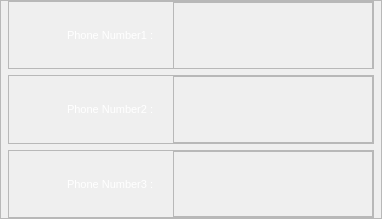
                  <widget class="QFrame" name="frame_185">
                   <property name="sizePolicy">
                    <sizepolicy hsizetype="Expanding" vsizetype="Expanding">
                     <horstretch>11</horstretch>
                     <verstretch>8</verstretch>
                    </sizepolicy>
                   </property>
                   <property name="minimumSize">
                    <size>
                     <width>200</width>
                     <height>111</height>
                    </size>
                   </property>
                   <property name="frameShape">
                    <enum>QFrame::StyledPanel</enum>
                   </property>
                   <property name="frameShadow">
                    <enum>QFrame::Raised</enum>
                   </property>
                   <layout class="QVBoxLayout" name="verticalLayout_103">
                    <property name="leftMargin">
                     <number>7</number>
                    </property>
                    <property name="topMargin">
                     <number>0</number>
                    </property>
                    <property name="rightMargin">
                     <number>7</number>
                    </property>
                    <property name="bottomMargin">
                     <number>0</number>
                    </property>
                    <item>
                     <widget class="QFrame" name="frame_186">
                      <property name="sizePolicy">
                       <sizepolicy hsizetype="Expanding" vsizetype="Expanding">
                        <horstretch>1</horstretch>
                        <verstretch>8</verstretch>
                       </sizepolicy>
                      </property>
                      <property name="minimumSize">
                       <size>
                        <width>200</width>
                        <height>32</height>
                       </size>
                      </property>
                      <property name="maximumSize">
                       <size>
                        <width>16777215</width>
                        <height>100</height>
                       </size>
                      </property>
                      <property name="styleSheet">
                       <string notr="true">#frame_186{
	
	border-image: url(:/images/phptps/frame 1-01.svg);

}</string>
                      </property>
                      <property name="frameShape">
                       <enum>QFrame::StyledPanel</enum>
                      </property>
                      <property name="frameShadow">
                       <enum>QFrame::Raised</enum>
                      </property>
                      <layout class="QHBoxLayout" name="horizontalLayout_112">
                       <property name="leftMargin">
                        <number>0</number>
                       </property>
                       <property name="topMargin">
                        <number>0</number>
                       </property>
                       <property name="rightMargin">
                        <number>0</number>
                       </property>
                       <property name="bottomMargin">
                        <number>0</number>
                       </property>
                       <item>
                        <widget class="QFrame" name="frame_187">
                         <property name="sizePolicy">
                          <sizepolicy hsizetype="Expanding" vsizetype="Expanding">
                           <horstretch>1</horstretch>
                           <verstretch>3</verstretch>
                          </sizepolicy>
                         </property>
                         <property name="minimumSize">
                          <size>
                           <width>200</width>
                           <height>67</height>
                          </size>
                         </property>
                         <property name="maximumSize">
                          <size>
                           <width>16777215</width>
                           <height>16777215</height>
                          </size>
                         </property>
                         <property name="styleSheet">
                          <string notr="true">#frame_187{
	border:none;
	background-color: none;

}</string>
                         </property>
                         <property name="frameShape">
                          <enum>QFrame::StyledPanel</enum>
                         </property>
                         <property name="frameShadow">
                          <enum>QFrame::Raised</enum>
                         </property>
                         <layout class="QHBoxLayout" name="horizontalLayout_113">
                          <property name="leftMargin">
                           <number>0</number>
                          </property>
                          <property name="topMargin">
                           <number>0</number>
                          </property>
                          <property name="rightMargin">
                           <number>0</number>
                          </property>
                          <property name="bottomMargin">
                           <number>0</number>
                          </property>
                          <item>
                           <widget class="QLabel" name="temp_image_down_44">
                            <property name="sizePolicy">
                             <sizepolicy hsizetype="Expanding" vsizetype="Expanding">
                              <horstretch>2</horstretch>
                              <verstretch>2</verstretch>
                             </sizepolicy>
                            </property>
                            <property name="minimumSize">
                             <size>
                              <width>52</width>
                              <height>39</height>
                             </size>
                            </property>
                            <property name="styleSheet">
                             <string notr="true">
image: url(:/images/phptps/iconsetting-10.svg);
margin:13</string>
                            </property>
                            <property name="text">
                             <string/>
                            </property>
                           </widget>
                          </item>
                          <item>
                           <widget class="QLabel" name="curent_temp_label_38">
                            <property name="sizePolicy">
                             <sizepolicy hsizetype="Expanding" vsizetype="Expanding">
                              <horstretch>8</horstretch>
                              <verstretch>8</verstretch>
                             </sizepolicy>
                            </property>
                            <property name="minimumSize">
                             <size>
                              <width>100</width>
                              <height>32</height>
                             </size>
                            </property>
                            <property name="font">
                             <font>
                              <pointsize>8</pointsize>
                             </font>
                            </property>
                            <property name="styleSheet">
                             <string notr="true">
	
		color: white;
	
</string>
                            </property>
                            <property name="text">
                             <string>Phone Number1 :</string>
                            </property>
                           </widget>
                          </item>
                          <item>
                           <widget class="QFrame" name="frame_188">
                            <property name="sizePolicy">
                             <sizepolicy hsizetype="Expanding" vsizetype="Expanding">
                              <horstretch>8</horstretch>
                              <verstretch>8</verstretch>
                             </sizepolicy>
                            </property>
                            <property name="minimumSize">
                             <size>
                              <width>200</width>
                              <height>0</height>
                             </size>
                            </property>
                            <property name="inputMethodHints">
                             <set>Qt::ImhFormattedNumbersOnly</set>
                            </property>
                            <property name="frameShape">
                             <enum>QFrame::StyledPanel</enum>
                            </property>
                            <property name="frameShadow">
                             <enum>QFrame::Raised</enum>
                            </property>
                            <layout class="QHBoxLayout" name="horizontalLayout_114">
                             <property name="topMargin">
                              <number>0</number>
                             </property>
                             <property name="rightMargin">
                              <number>21</number>
                             </property>
                             <property name="bottomMargin">
                              <number>0</number>
                             </property>
                             <item>
                              <widget class="QLineEdit" name="lineEdit_2">
                               <property name="sizePolicy">
                                <sizepolicy hsizetype="Expanding" vsizetype="Expanding">
                                 <horstretch>8</horstretch>
                                 <verstretch>8</verstretch>
                                </sizepolicy>
                               </property>
                               <property name="styleSheet">
                                <string notr="true">background-color: transparent;
border:none</string>
                               </property>
                              </widget>
                             </item>
                            </layout>
                           </widget>
                          </item>
                         </layout>
                        </widget>
                       </item>
                      </layout>
                     </widget>
                    </item>
                    <item>
                     <widget class="QFrame" name="frame_189">
                      <property name="sizePolicy">
                       <sizepolicy hsizetype="Expanding" vsizetype="Expanding">
                        <horstretch>1</horstretch>
                        <verstretch>8</verstretch>
                       </sizepolicy>
                      </property>
                      <property name="minimumSize">
                       <size>
                        <width>200</width>
                        <height>32</height>
                       </size>
                      </property>
                      <property name="maximumSize">
                       <size>
                        <width>16777215</width>
                        <height>100</height>
                       </size>
                      </property>
                      <property name="styleSheet">
                       <string notr="true">#frame_189{
	
	border-image: url(:/images/phptps/frame 1-01.svg);

}</string>
                      </property>
                      <property name="frameShape">
                       <enum>QFrame::StyledPanel</enum>
                      </property>
                      <property name="frameShadow">
                       <enum>QFrame::Raised</enum>
                      </property>
                      <layout class="QHBoxLayout" name="horizontalLayout_115">
                       <property name="leftMargin">
                        <number>0</number>
                       </property>
                       <property name="topMargin">
                        <number>0</number>
                       </property>
                       <property name="rightMargin">
                        <number>0</number>
                       </property>
                       <property name="bottomMargin">
                        <number>0</number>
                       </property>
                       <item>
                        <widget class="QFrame" name="frame_190">
                         <property name="sizePolicy">
                          <sizepolicy hsizetype="Expanding" vsizetype="Expanding">
                           <horstretch>1</horstretch>
                           <verstretch>3</verstretch>
                          </sizepolicy>
                         </property>
                         <property name="minimumSize">
                          <size>
                           <width>200</width>
                           <height>67</height>
                          </size>
                         </property>
                         <property name="maximumSize">
                          <size>
                           <width>16777215</width>
                           <height>120</height>
                          </size>
                         </property>
                         <property name="styleSheet">
                          <string notr="true">#frame_190{
	border:none;
	background-color: none;

}</string>
                         </property>
                         <property name="frameShape">
                          <enum>QFrame::StyledPanel</enum>
                         </property>
                         <property name="frameShadow">
                          <enum>QFrame::Raised</enum>
                         </property>
                         <layout class="QHBoxLayout" name="horizontalLayout_116">
                          <property name="leftMargin">
                           <number>0</number>
                          </property>
                          <property name="topMargin">
                           <number>0</number>
                          </property>
                          <property name="rightMargin">
                           <number>0</number>
                          </property>
                          <property name="bottomMargin">
                           <number>0</number>
                          </property>
                          <item>
                           <widget class="QLabel" name="temp_image_down_45">
                            <property name="sizePolicy">
                             <sizepolicy hsizetype="Expanding" vsizetype="Expanding">
                              <horstretch>2</horstretch>
                              <verstretch>2</verstretch>
                             </sizepolicy>
                            </property>
                            <property name="minimumSize">
                             <size>
                              <width>52</width>
                              <height>39</height>
                             </size>
                            </property>
                            <property name="styleSheet">
                             <string notr="true">
image: url(:/images/phptps/iconsetting-10.svg);
margin:13</string>
                            </property>
                            <property name="text">
                             <string/>
                            </property>
                           </widget>
                          </item>
                          <item>
                           <widget class="QLabel" name="curent_temp_label_39">
                            <property name="sizePolicy">
                             <sizepolicy hsizetype="Expanding" vsizetype="Expanding">
                              <horstretch>8</horstretch>
                              <verstretch>8</verstretch>
                             </sizepolicy>
                            </property>
                            <property name="minimumSize">
                             <size>
                              <width>100</width>
                              <height>32</height>
                             </size>
                            </property>
                            <property name="font">
                             <font>
                              <pointsize>8</pointsize>
                             </font>
                            </property>
                            <property name="styleSheet">
                             <string notr="true">
	
		color: white;
	
</string>
                            </property>
                            <property name="text">
                             <string>Phone Number2 :</string>
                            </property>
                           </widget>
                          </item>
                          <item>
                           <widget class="QFrame" name="frame_191">
                            <property name="sizePolicy">
                             <sizepolicy hsizetype="Expanding" vsizetype="Expanding">
                              <horstretch>8</horstretch>
                              <verstretch>8</verstretch>
                             </sizepolicy>
                            </property>
                            <property name="minimumSize">
                             <size>
                              <width>200</width>
                              <height>0</height>
                             </size>
                            </property>
                            <property name="inputMethodHints">
                             <set>Qt::ImhFormattedNumbersOnly</set>
                            </property>
                            <property name="frameShape">
                             <enum>QFrame::StyledPanel</enum>
                            </property>
                            <property name="frameShadow">
                             <enum>QFrame::Raised</enum>
                            </property>
                            <layout class="QHBoxLayout" name="horizontalLayout_117">
                             <property name="topMargin">
                              <number>0</number>
                             </property>
                             <property name="rightMargin">
                              <number>21</number>
                             </property>
                             <property name="bottomMargin">
                              <number>0</number>
                             </property>
                             <item>
                              <widget class="QLineEdit" name="lineEdit_3">
                               <property name="sizePolicy">
                                <sizepolicy hsizetype="Expanding" vsizetype="Expanding">
                                 <horstretch>8</horstretch>
                                 <verstretch>8</verstretch>
                                </sizepolicy>
                               </property>
                               <property name="styleSheet">
                                <string notr="true">background-color: transparent;
border:none</string>
                               </property>
                              </widget>
                             </item>
                            </layout>
                           </widget>
                          </item>
                         </layout>
                        </widget>
                       </item>
                      </layout>
                     </widget>
                    </item>
                    <item>
                     <widget class="QFrame" name="frame_192">
                      <property name="sizePolicy">
                       <sizepolicy hsizetype="Expanding" vsizetype="Expanding">
                        <horstretch>1</horstretch>
                        <verstretch>8</verstretch>
                       </sizepolicy>
                      </property>
                      <property name="minimumSize">
                       <size>
                        <width>200</width>
                        <height>67</height>
                       </size>
                      </property>
                      <property name="maximumSize">
                       <size>
                        <width>16777215</width>
                        <height>100</height>
                       </size>
                      </property>
                      <property name="styleSheet">
                       <string notr="true">#frame_192{
	
	border-image: url(:/images/phptps/frame 1-01.svg);

}</string>
                      </property>
                      <property name="frameShape">
                       <enum>QFrame::StyledPanel</enum>
                      </property>
                      <property name="frameShadow">
                       <enum>QFrame::Raised</enum>
                      </property>
                      <layout class="QHBoxLayout" name="horizontalLayout_118">
                       <property name="leftMargin">
                        <number>0</number>
                       </property>
                       <property name="topMargin">
                        <number>0</number>
                       </property>
                       <property name="rightMargin">
                        <number>0</number>
                       </property>
                       <property name="bottomMargin">
                        <number>0</number>
                       </property>
                       <item>
                        <widget class="QFrame" name="frame_193">
                         <property name="sizePolicy">
                          <sizepolicy hsizetype="Expanding" vsizetype="Expanding">
                           <horstretch>1</horstretch>
                           <verstretch>3</verstretch>
                          </sizepolicy>
                         </property>
                         <property name="minimumSize">
                          <size>
                           <width>200</width>
                           <height>32</height>
                          </size>
                         </property>
                         <property name="maximumSize">
                          <size>
                           <width>16777215</width>
                           <height>120</height>
                          </size>
                         </property>
                         <property name="styleSheet">
                          <string notr="true">#frame_193{
	border:none;
	background-color: none;

}</string>
                         </property>
                         <property name="frameShape">
                          <enum>QFrame::StyledPanel</enum>
                         </property>
                         <property name="frameShadow">
                          <enum>QFrame::Raised</enum>
                         </property>
                         <layout class="QHBoxLayout" name="horizontalLayout_119">
                          <property name="leftMargin">
                           <number>0</number>
                          </property>
                          <property name="topMargin">
                           <number>0</number>
                          </property>
                          <property name="rightMargin">
                           <number>0</number>
                          </property>
                          <property name="bottomMargin">
                           <number>0</number>
                          </property>
                          <item>
                           <widget class="QLabel" name="temp_image_down_46">
                            <property name="sizePolicy">
                             <sizepolicy hsizetype="Expanding" vsizetype="Expanding">
                              <horstretch>2</horstretch>
                              <verstretch>2</verstretch>
                             </sizepolicy>
                            </property>
                            <property name="minimumSize">
                             <size>
                              <width>52</width>
                              <height>39</height>
                             </size>
                            </property>
                            <property name="styleSheet">
                             <string notr="true">
image: url(:/images/phptps/iconsetting-10.svg);
margin:13</string>
                            </property>
                            <property name="text">
                             <string/>
                            </property>
                           </widget>
                          </item>
                          <item>
                           <widget class="QLabel" name="curent_temp_label_40">
                            <property name="sizePolicy">
                             <sizepolicy hsizetype="Expanding" vsizetype="Expanding">
                              <horstretch>8</horstretch>
                              <verstretch>8</verstretch>
                             </sizepolicy>
                            </property>
                            <property name="minimumSize">
                             <size>
                              <width>100</width>
                              <height>32</height>
                             </size>
                            </property>
                            <property name="font">
                             <font>
                              <pointsize>8</pointsize>
                             </font>
                            </property>
                            <property name="styleSheet">
                             <string notr="true">
	
		color: white;
	
</string>
                            </property>
                            <property name="text">
                             <string>Phone Number3 :</string>
                            </property>
                           </widget>
                          </item>
                          <item>
                           <widget class="QFrame" name="frame_194">
                            <property name="sizePolicy">
                             <sizepolicy hsizetype="Expanding" vsizetype="Expanding">
                              <horstretch>8</horstretch>
                              <verstretch>8</verstretch>
                             </sizepolicy>
                            </property>
                            <property name="minimumSize">
                             <size>
                              <width>200</width>
                              <height>0</height>
                             </size>
                            </property>
                            <property name="inputMethodHints">
                             <set>Qt::ImhFormattedNumbersOnly</set>
                            </property>
                            <property name="frameShape">
                             <enum>QFrame::StyledPanel</enum>
                            </property>
                            <property name="frameShadow">
                             <enum>QFrame::Raised</enum>
                            </property>
                            <layout class="QHBoxLayout" name="horizontalLayout_120">
                             <property name="topMargin">
                              <number>0</number>
                             </property>
                             <property name="rightMargin">
                              <number>21</number>
                             </property>
                             <property name="bottomMargin">
                              <number>0</number>
                             </property>
                             <item>
                              <widget class="QLineEdit" name="lineEdit_4">
                               <property name="sizePolicy">
                                <sizepolicy hsizetype="Expanding" vsizetype="Expanding">
                                 <horstretch>8</horstretch>
                                 <verstretch>8</verstretch>
                                </sizepolicy>
                               </property>
                               <property name="minimumSize">
                                <size>
                                 <width>0</width>
                                 <height>4</height>
                                </size>
                               </property>
                               <property name="styleSheet">
                                <string notr="true">background-color: transparent;
border:none</string>
                               </property>
                              </widget>
                             </item>
                            </layout>
                           </widget>
                          </item>
                         </layout>
                        </widget>
                       </item>
                      </layout>
                     </widget>
                    </item>
                   </layout>
                  </widget>
